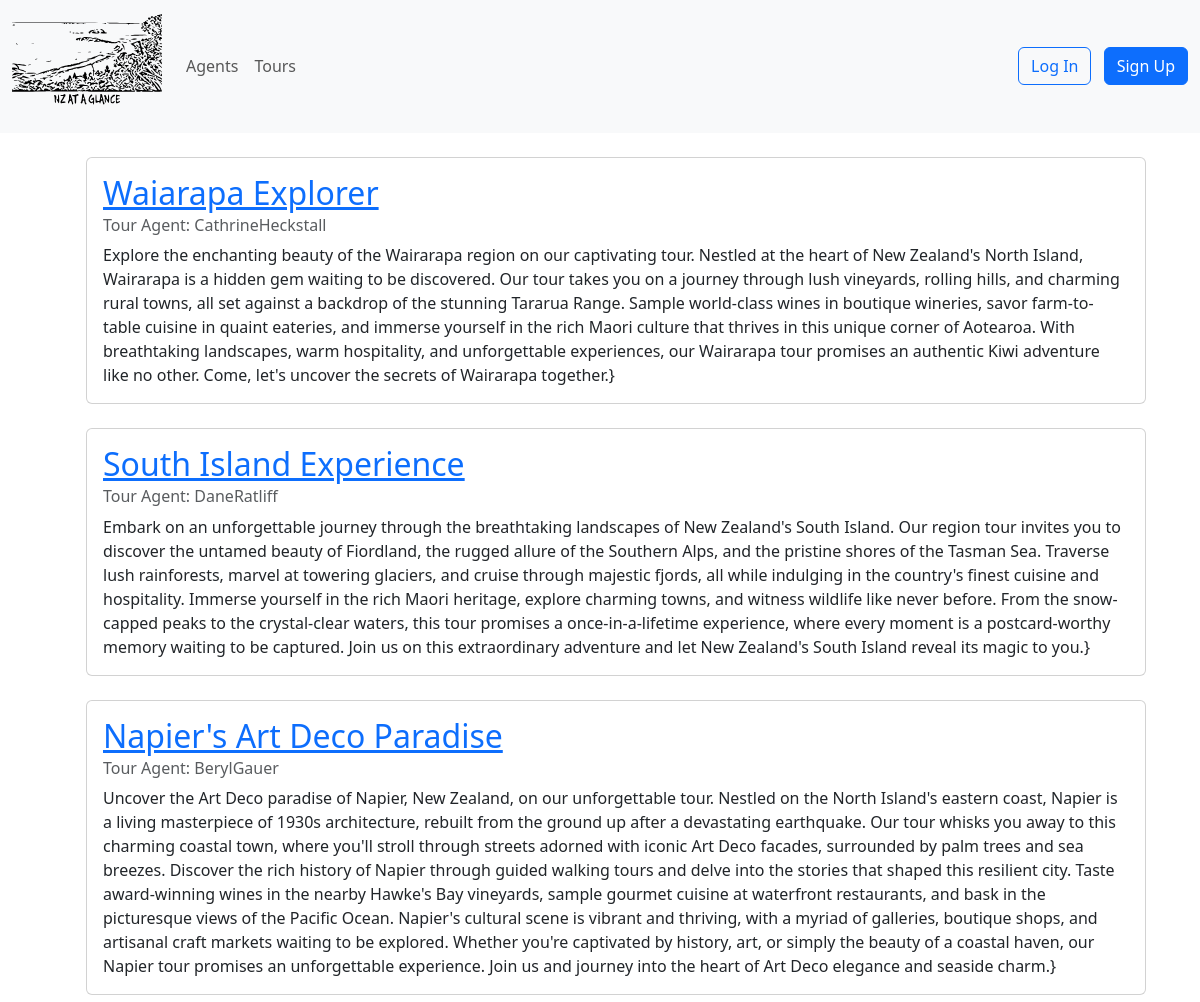
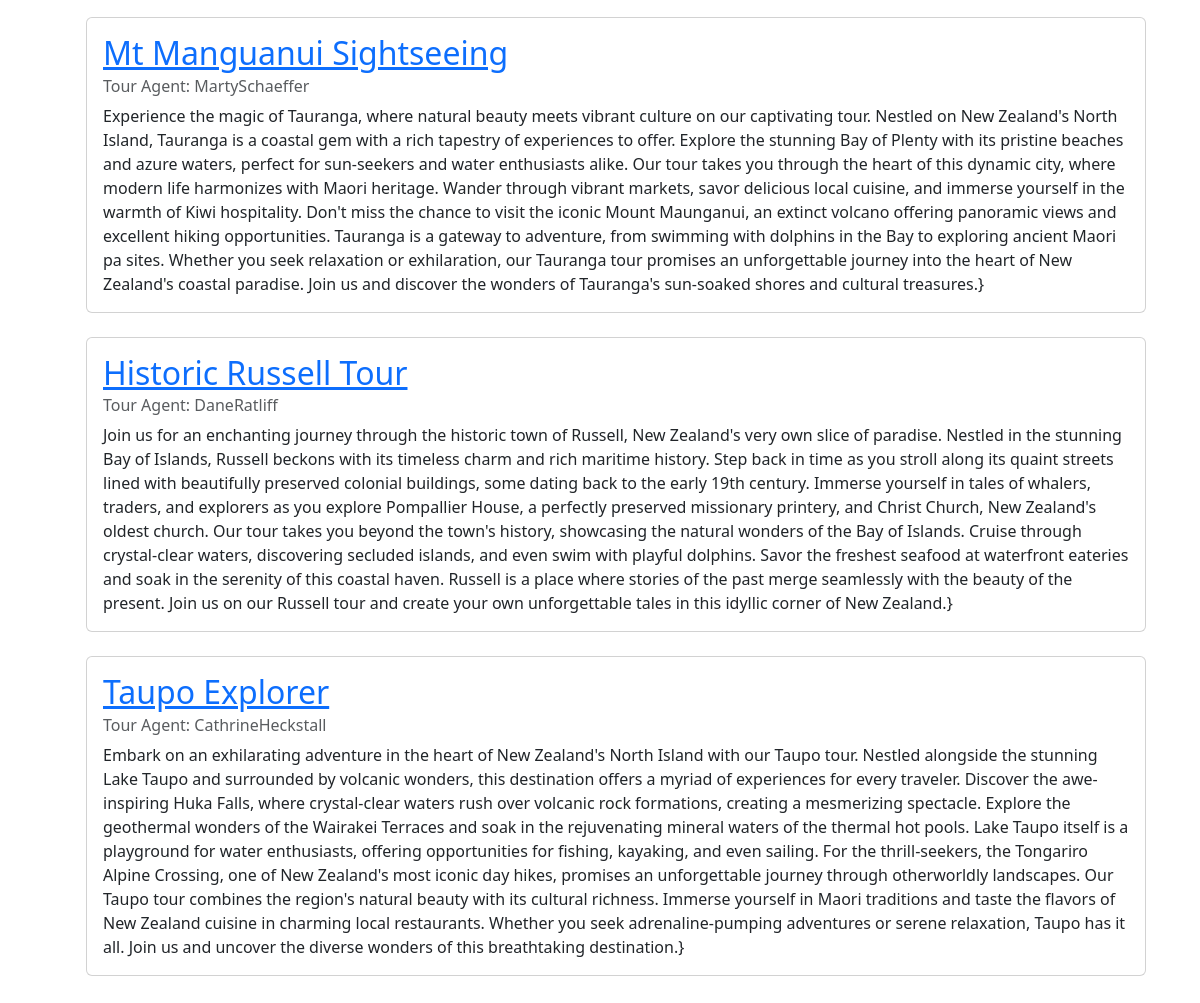
Page /tours on the committed database (2 pictures, top to bottom).
### tours/models.py (models this page shows, shortened)
class Tour(models.Model):
    name = models.CharField(max_length=50)
    description = models.TextField()
    author = models.ForeignKey(
      Agent,
      on_delete=models.PROTECT,
      related_name='author'
    )

class Agent(models.Model):
  agent = models.OneToOneField(settings.AUTH_USER_MODEL, on_delete=models.CASCADE, related_name='agent')
  def __str__(self):
      return self.agent.username

### users/models.py (models this page shows, shortened)
class CustomUser(AbstractUser):
    AGENT = 'AGENT'
    ADMINISTRATOR = 'ADMIN'
    MANAGMENT = 'MGMNT'
    DEPARTMENT_TYPE_CHOICES = [
    (AGENT, "Agent"),
    (ADMINISTRATOR, "Administrator"),
    (MANAGMENT, "Management"),
    ]
    first_name = models.CharField(max_length=100)
    last_name = models.CharField(max_length=100)
    position = models.CharField(max_length=100)
    department_type = models.CharField(max_length=14,
                                        choices=DEPARTMENT_TYPE_CHOICES,
                                        default=AGENT)

### tours/views.py (the view)
# urls.py: path("tours", TourListView.as_view(), name="tours"),
class TourListView(ListView):
    model = Tour
    template_name = "tours/tourlist.html"

### templates/tours/tourlist.html
{% extends "base.html" %}
{% block content %}
<body>
    {% if tour_list %}
    <div class="container px-4">
        <div class="row">
          <div class="col">
            <br>
            <ul>
                {% for tour in tour_list %}
                <div class="card">
                    <div class="card-body">
                        <a href="{% url 'tour_detail' tour.id %}"><h2 class="card-title">{{tour.name}}</h2></a>
                      <h6 class="card-subtitle mb-2 text-body-secondary">Tour Agent: {{tour.author}}</h6>
                      <p class="card-text">{{tour.description}}}</p>
                    </div>
                  </div>
                  <br>
                {% endfor %}
            </ul>
          </div>
        </div>
      </div>
    {% else %}
    <p> No tours available</p>
    {% endif %}
</body>
{% endblock content %}

### templates/base.html (shortened to what this page needs)
<!doctype html>
<html lang="en">
  <head>
    {% load static %}
    <link href="https://cdn.jsdelivr.net/npm/bootstrap@5.3.1/dist/css/bootstrap.min.css" rel="stylesheet">
  </head>
  <body>
    <nav class="navbar navbar-expand-lg bg-body-tertiary">
      <div class="container-fluid">
        <a class="navbar-brand" href="/">
          <img src="{% static 'images/logo.svg'%}" alt="Logo" width="150" height="100%" class="d-inline-block align-text-top">
        </a>
        <div class="collapse navbar-collapse" id="navbarNavAltMarkup">
          <div class="navbar-nav">
            <a class="nav-link" href="{% url 'agents' %}">Agents</a>
            <a class="nav-link" href="{% url 'tours' %}">Tours</a>
          </div>
          <div class="collapse navbar-collapse justify-content-end" id="navbarSupportedContent">
            <ul class="navbar-nav ">
            <li class="nav-item">
              {% if user.is_authenticated %}
              <p class="navbar-text ml-auto mr-1">
                Hi, {{ user.username }}
              </p>
              {% else %}
              <div class="text-end">
                <a href="{% url 'login' %}" class="btn btn-outline-primary me-2">Log In</a>
                <a href="{% url 'signup' %}" class="btn btn-primary">Sign Up</a>
              </div>
              {% endif %}
            </li>
            </ul>
          </div>
        </div>
      </div>
    </nav>
    <main>
      {% block content %}
      {% endblock content %}
    </main>
  </body>
</html>

### rows in the picture
Tour: name "Waiarapa Explorer", author "CathrineHeckstall", description "Explore the enchanting beauty of the Wairarapa region on our captivating tour. Nestled at the heart of New Zealand's North Island, Wairarapa is a hidden gem waiting to be discovered. Our tour takes you on a journey through lush vineyards, rolling hills, and charming rural towns, all set against a backdrop of the stunning Tararua Range. Sample world-class wines in boutique wineries, savor farm-to-table cuisine in quaint eateries, and immerse yourself in the rich Maori culture that thrives in this unique corner of Aotearoa. With breathtaking landscapes, warm hospitality, and unforgettable experiences, our Wairarapa tour promises an authentic Kiwi adventure like no other. Come, let's uncover…"
Tour: name "South Island Experience", author "DaneRatliff", description "Embark on an unforgettable journey through the breathtaking landscapes of New Zealand's South Island. Our region tour invites you to discover the untamed beauty of Fiordland, the rugged allure of the Southern Alps, and the pristine shores of the Tasman Sea. Traverse lush rainforests, marvel at towering glaciers, and cruise through majestic fjords, all while indulging in the country's finest cuisine and hospitality. Immerse yourself in the rich Maori heritage, explore charming towns, and witness wildlife like never before. From the snow-capped peaks to the crystal-clear waters, this tour promises a once-in-a-lifetime experience, where every moment is a postcard-worthy memory waiting to be…"
Tour: name "Napier's Art Deco Paradise", author "BerylGauer", description "Uncover the Art Deco paradise of Napier, New Zealand, on our unforgettable tour. Nestled on the North Island's eastern coast, Napier is a living masterpiece of 1930s architecture, rebuilt from the ground up after a devastating earthquake. Our tour whisks you away to this charming coastal town, where you'll stroll through streets adorned with iconic Art Deco facades, surrounded by palm trees and sea breezes. Discover the rich history of Napier through guided walking tours and delve into the stories that shaped this resilient city. Taste award-winning wines in the nearby Hawke's Bay vineyards, sample gourmet cuisine at waterfront restaurants, and bask in the picturesque views of the Pacific…"
Tour: name "Mt Manguanui Sightseeing", author "MartySchaeffer", description "Experience the magic of Tauranga, where natural beauty meets vibrant culture on our captivating tour. Nestled on New Zealand's North Island, Tauranga is a coastal gem with a rich tapestry of experiences to offer. Explore the stunning Bay of Plenty with its pristine beaches and azure waters, perfect for sun-seekers and water enthusiasts alike. Our tour takes you through the heart of this dynamic city, where modern life harmonizes with Maori heritage. Wander through vibrant markets, savor delicious local cuisine, and immerse yourself in the warmth of Kiwi hospitality. Don't miss the chance to visit the iconic Mount Maunganui, an extinct volcano offering panoramic views and excellent hiking…"
Tour: name "Historic Russell Tour", author "DaneRatliff", description "Join us for an enchanting journey through the historic town of Russell, New Zealand's very own slice of paradise. Nestled in the stunning Bay of Islands, Russell beckons with its timeless charm and rich maritime history. Step back in time as you stroll along its quaint streets lined with beautifully preserved colonial buildings, some dating back to the early 19th century. Immerse yourself in tales of whalers, traders, and explorers as you explore Pompallier House, a perfectly preserved missionary printery, and Christ Church, New Zealand's oldest church. Our tour takes you beyond the town's history, showcasing the natural wonders of the Bay of Islands. Cruise through crystal-clear waters,…"
Tour: name "Taupo Explorer", author "CathrineHeckstall", description "Embark on an exhilarating adventure in the heart of New Zealand's North Island with our Taupo tour. Nestled alongside the stunning Lake Taupo and surrounded by volcanic wonders, this destination offers a myriad of experiences for every traveler. Discover the awe-inspiring Huka Falls, where crystal-clear waters rush over volcanic rock formations, creating a mesmerizing spectacle. Explore the geothermal wonders of the Wairakei Terraces and soak in the rejuvenating mineral waters of the thermal hot pools. Lake Taupo itself is a playground for water enthusiasts, offering opportunities for fishing, kayaking, and even sailing. For the thrill-seekers, the Tongariro Alpine Crossing, one of New…"
